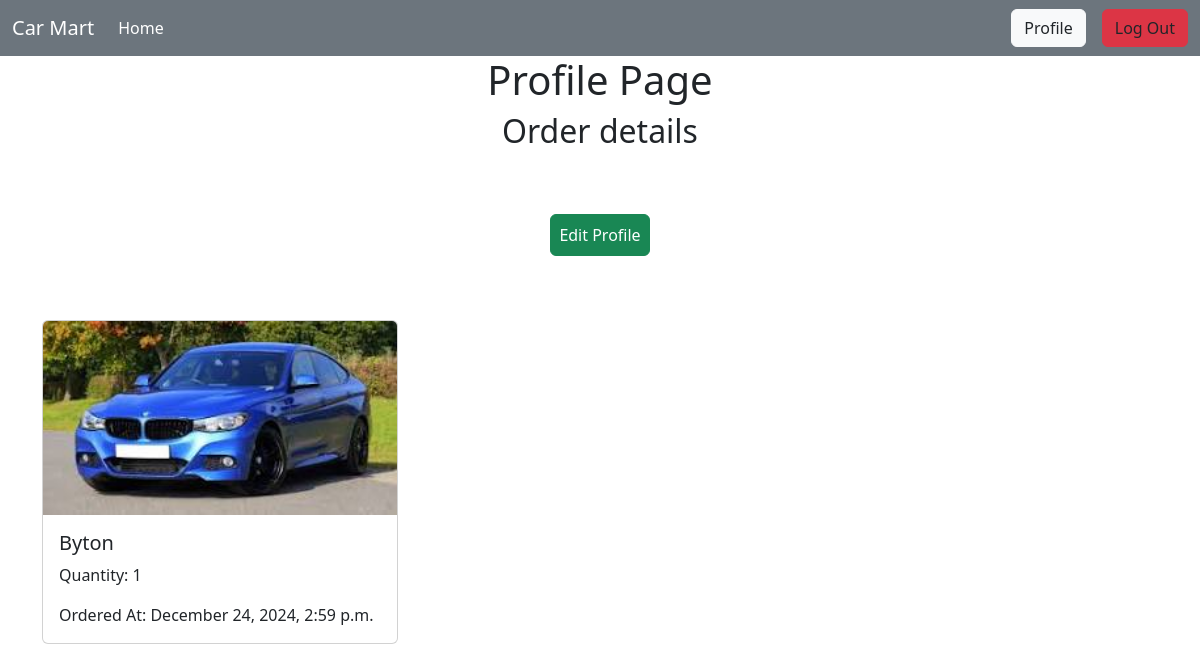
/user/profile/ (signed in), run on the app's committed database.
### Cars/models.py (models this page shows, shortened)
class Order(models.Model):
    user = models.ForeignKey(User,on_delete=models.CASCADE)
    car = models.ForeignKey(Car,on_delete=models.CASCADE)
    quantity = models.PositiveIntegerField(default=1)
    ordered_at = models.DateTimeField(auto_now_add=True)

class Car(models.Model):
    name = models.CharField(max_length=30)
    description = models.TextField()
    price = models.FloatField(blank=True,null=True)
    quantity = models.IntegerField(blank=True,null=True)
    brand = models.ForeignKey(Brand,on_delete=models.CASCADE)
    image = models.ImageField(upload_to='uploads/')

### users/views.py (the view)
# urls.py: path('profile/',views.profile,name='profile'),
@login_required
def profile(request):
    orders = Order.objects.filter(user=request.user)
    return render(request,'profile.html',{'orders':orders})

### users/templates/profile.html
{% extends "base.html" %} {% block content %}
<h1 class="text-center">Profile Page</h1>
<h2 class="text-center">Order details</h2>
<div class="d-flex flex-wrap flex-column align-items-center m-5 justify-content-around">
  <div>
    <a class="btn btn-success m-3 p-2" href="{% url 'edit' %}">Edit Profile</a>
  </div>
</div>
<div class="container">
    <div class="row">
        {% for order in orders %}
        <div class="col-md-4 mb-4">
            <div class="card">
                <img class="card-img-top" src="{{ order.car.image.url }}" alt="{{ order.car.name }}">
                <div class="card-body">
                    <h5 class="card-title">{{ order.car.name }}</h5>
                    <p class="card-text">Quantity: {{ order.quantity }}</p>
                    <p class="card-text">Ordered At: {{ order.ordered_at|date:"F j, Y, g:i a" }}</p>
                </div>
            </div>
        </div>
        {% endfor %}
    </div>
</div>
{% endblock %}

### data on the page
Order: car.image (picture), car.name "Byton", quantity "1", ordered_at "December 24, 2024, 2:59 p.m."
